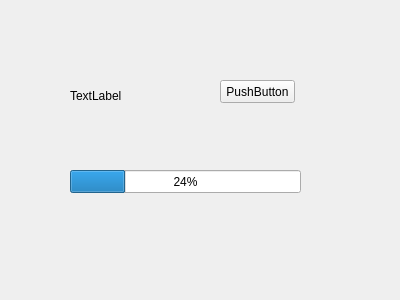
<?xml version="1.0" encoding="UTF-8"?>
<ui version="4.0">
 <class>Widget</class>
 <widget class="QWidget" name="Widget">
  <property name="geometry">
   <rect>
    <x>0</x>
    <y>0</y>
    <width>400</width>
    <height>300</height>
   </rect>
  </property>
  <property name="windowTitle">
   <string>Widget</string>
  </property>
  <widget class="QLabel" name="label">
   <property name="geometry">
    <rect>
     <x>70</x>
     <y>90</y>
     <width>54</width>
     <height>12</height>
    </rect>
   </property>
   <property name="text">
    <string>TextLabel</string>
   </property>
  </widget>
  <widget class="QPushButton" name="pushButton">
   <property name="geometry">
    <rect>
     <x>220</x>
     <y>80</y>
     <width>75</width>
     <height>23</height>
    </rect>
   </property>
   <property name="text">
    <string>PushButton</string>
   </property>
  </widget>
  <widget class="QProgressBar" name="progressBar">
   <property name="geometry">
    <rect>
     <x>70</x>
     <y>170</y>
     <width>231</width>
     <height>23</height>
    </rect>
   </property>
   <property name="value">
    <number>24</number>
   </property>
  </widget>
 </widget>
 <layoutdefault spacing="6" margin="11"/>
 <resources/>
 <connections/>
</ui>
